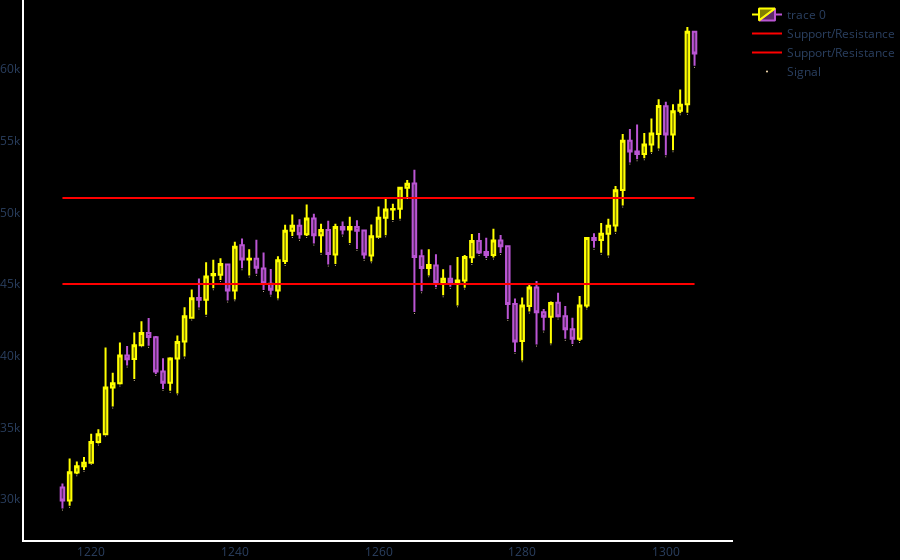

The code cell stored with this chart in its notebook:
### Code cell
dfpl = data[-90:-1]
import plotly.graph_objects as go
fig = go.Figure(data=[go.Candlestick(x=dfpl.index,
                open=dfpl['Open'],
                high=dfpl['High'],
                low=dfpl['Low'],
                close=dfpl['Close'],
                increasing_line_color= 'yellow', decreasing_line_color= 'mediumorchid'),
                go.Scatter(x=dfpl.index, y=[45000]*len(dfpl), line=dict(color='red', width=2), name="Support/Resistance"),
                go.Scatter(x=dfpl.index, y=[51000]*len(dfpl), line=dict(color='red', width=2), name="Support/Resistance"),
                go.Scatter(x=dfpl.index, y=dfpl.Low-100, mode="markers", marker=dict(size=1, color="moccasin"), name="Signal")])
fig.update(layout_xaxis_rangeslider_visible=False)
fig.update_layout(paper_bgcolor="black", plot_bgcolor="black",
                 margin_l=0, margin_b=0, margin_r=50, margin_t=0)
fig.update_xaxes(showline=True, linewidth=2, linecolor='white', gridcolor='black')
fig.update_yaxes(showline=True, linewidth=2, linecolor='white', gridcolor='black')
fig.show()
